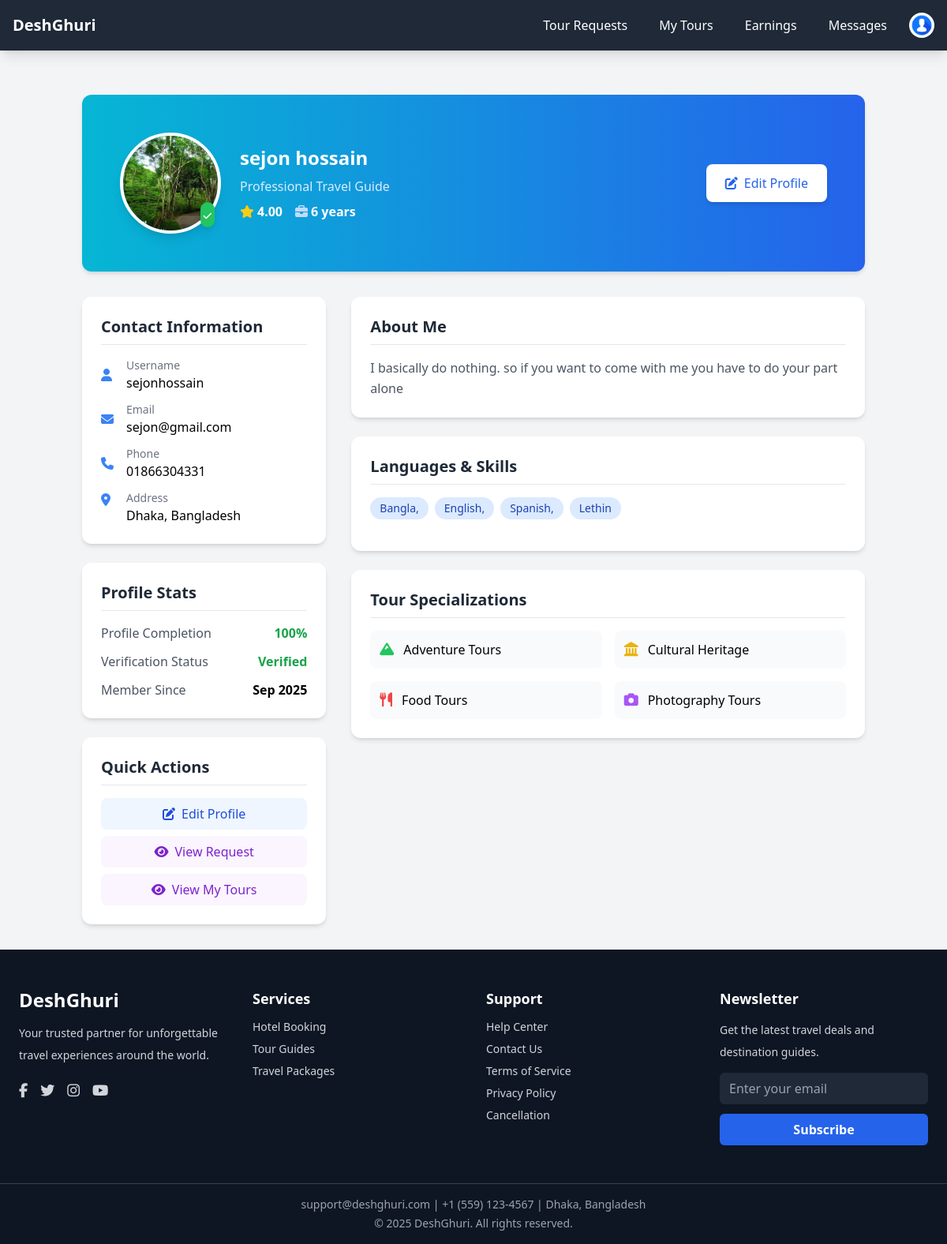
/guides/profile/ (signed in), run on an earlier commit of the app's database.
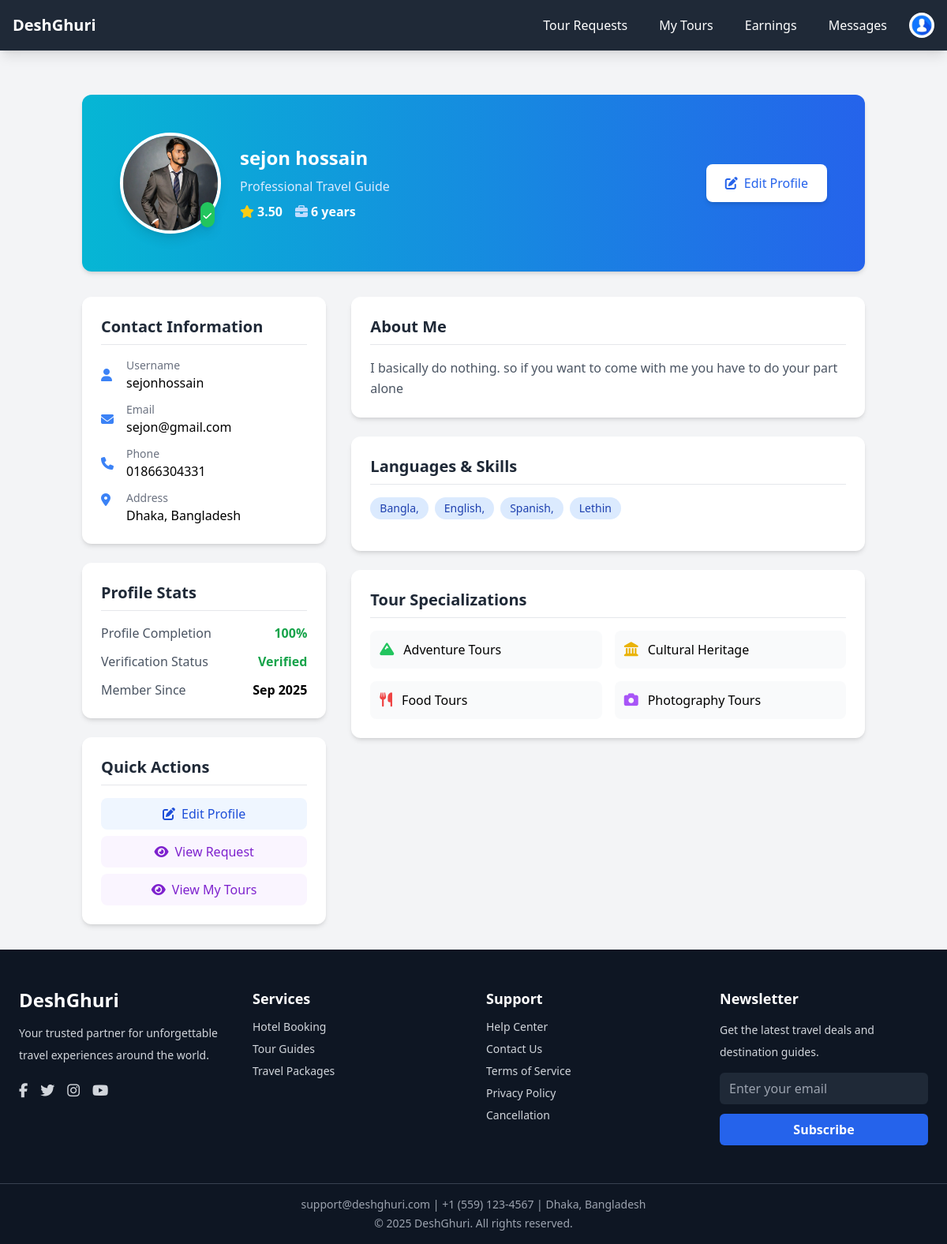
And on a later commit of the database.
### guides/models.py (models this page shows, shortened)
class GuideProfile(models.Model):
    user = models.OneToOneField(settings.AUTH_USER_MODEL, on_delete=models.CASCADE)
    phone = models.CharField(max_length=30, blank=True)
    bio = models.TextField(blank=True)
    experience_years = models.PositiveIntegerField(default=0)
    avatar = models.ImageField(upload_to='guides/avatars/', blank=True)
    is_verified = models.BooleanField(default=False)
    average_rating = models.DecimalField(max_digits=3, decimal_places=2, default=0.0)
    languages = models.CharField(max_length=200, blank=True)
    address = models.TextField(blank=True)
    is_completed = models.BooleanField(default=False)

### accounts/utils.py (the view)
        def wrapper(request, *args, **kwargs):
            if request.user.is_authenticated and request.user.role in allowed_roles:
                return view_func(request, *args, **kwargs)
            else:
                raise PermissionDenied

### accounts/context_processors.py (called while the page is built)
def user_role(request):
    user = None
    role = None
    if request.user.is_authenticated:
        user = request.user
        role = user.role  # from your custom User model field
    return {
        'logged_user': user,
        'logged_role': role,
    }

### accounts/utils.py (called while the page is built)
def role_required(allowed_roles=None):
    if allowed_roles is None:
        allowed_roles = []
    def decorator(view_func):
        def wrapper(request, *args, **kwargs):
            if request.user.is_authenticated and request.user.role in allowed_roles:
                return view_func(request, *args, **kwargs)
            else:
                raise PermissionDenied
        return wrapper
    return decorator

### guides/views.py (called while the page is built)
@login_required
@role_required(['guide'])
def guide_profile(request):
    profile = GuideProfile.objects.filter(user=request.user).first()
    if profile:
        profile.refresh_from_db()
    return render(request, "guides/profile.html", {"guide_profile": profile})

### template/guides/profile.html (shortened to what the changed rows need)
{% extends "base.html" %}
{% load static %}
{% block content %}
<div class="container mx-auto px-4 py-8 max-w-5xl">
    <div class="bg-gradient-to-r from-cyan-500 to-blue-600 rounded-xl shadow-md overflow-hidden mb-8">
        <div class="p-12">
            <div class="flex flex-col md:flex-row justify-between items-start md:items-center">
                <div class="flex flex-col md:flex-row items-center space-x-0 md:space-x-6 space-y-4 md:space-y-0">
                    <div class="relative">
                        {% if guide_profile.avatar %}
                            <img src="{{ guide_profile.avatar.url }}" alt="Profile Avatar"
                                 class="w-32 h-32 rounded-full border-4 border-white shadow-lg object-cover">
                        {% else %}
                            <div class="w-28 h-28 rounded-full border-4 border-white shadow-lg bg-blue-400 flex items-center justify-center">
                                <i class="fas fa-user text-white text-3xl"></i>
                            </div>
                        {% endif %}
                        {% if guide_profile.is_verified %}
                            <span class="absolute bottom-2 right-2 bg-green-500 text-white p-1 rounded-full shadow-lg">
                                <i class="fas fa-check text-xs"></i>
                            </span>
                        {% endif %}
                    </div>
                    <div class="text-center md:text-left">
                        <h2 class="text-2xl font-bold text-white">
                            {{ user.get_full_name|default:user.username }}
                        </h2>
                        <div class="flex items-center justify-center md:justify-start mt-2 space-x-4">
                            <div class="flex items-center">
                                <i class="fas fa-star text-yellow-400 mr-1"></i>
                                <span class="font-semibold text-white">{{ guide_profile.average_rating|default:"0.0" }}</span>
                            </div>
                            {% if guide_profile.experience_years %}
                            <div class="flex items-center">
                                <i class="fas fa-briefcase text-blue-200 mr-1"></i>
                                <span class="font-semibold text-white">{{ guide_profile.experience_years }} year{{ guide_profile.experience_years|pluralize }}</span>
                            </div>
                            {% endif %}
                        </div>
                    </div>
                </div>
            </div>
        </div>
    </div>
    <div class="grid grid-cols-1 lg:grid-cols-3 gap-8">
        <div class="lg:col-span-1 space-y-6">
            <div class="bg-white rounded-xl shadow-md p-6">
                <div class="space-y-3">
                    {% if guide_profile.phone %}
                    <div class="flex items-center">
                        <i class="fas fa-phone text-blue-500 w-5 mr-3"></i>
                        <div>
                            <p class="text-sm text-gray-500">Phone</p>
                            <p class="font-medium">{{ guide_profile.phone }}</p>
                        </div>
                    </div>
                    {% endif %}
                    {% if guide_profile.address %}
                    <div class="flex items-start">
                        <i class="fas fa-map-marker-alt text-blue-500 w-5 mr-3 mt-1"></i>
                        <div>
                            <p class="text-sm text-gray-500">Address</p>
                            <p class="font-medium">{{ guide_profile.address }}</p>
                        </div>
                    </div>
                    {% endif %}
                </div>
            </div>
        </div>
        <div class="lg:col-span-2 space-y-6">
            <div class="bg-white rounded-xl shadow-md p-6">
                <h3 class="text-xl font-semibold text-gray-800 mb-4 border-b pb-2">About Me</h3>
                {% if guide_profile.bio %}
                    <p class="text-gray-600 leading-relaxed">{{ guide_profile.bio }}</p>
                {% else %}
                    <p class="text-gray-400 italic">No bio added yet. <a href="{% url 'edit_profile' %}" class="text-blue-500 hover:text-blue-600">Add one now</a>.</p>
                {% endif %}
            </div>
        </div>
    </div>
</div>
{% endblock %}

What changed in the data, as far as the page shows it:
changed GuideProfile "Dhaka, Bangladesh": avatar: a different picture; average_rating "4.00" → "3.50"
